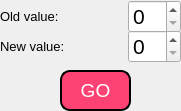
     <widget class="QWidget" name="page_2">
      <property name="geometry">
       <rect>
        <x>0</x>
        <y>0</y>
        <width>181</width>
        <height>111</height>
       </rect>
      </property>
      <attribute name="label">
       <string>By Value</string>
      </attribute>
      <widget class="QWidget" name="layoutWidget">
       <property name="geometry">
        <rect>
         <x>0</x>
         <y>0</y>
         <width>181</width>
         <height>33</height>
        </rect>
       </property>
       <layout class="QHBoxLayout" name="horizontalLayout">
        <item>
         <widget class="QLabel" name="old_value_replace">
          <property name="font">
           <font>
            <family>MS Shell Dlg 2</family>
            <pointsize>10</pointsize>
            <weight>50</weight>
            <italic>false</italic>
            <bold>false</bold>
           </font>
          </property>
          <property name="text">
           <string>Old value:</string>
          </property>
         </widget>
        </item>
        <item>
         <spacer name="horizontalSpacer">
          <property name="orientation">
           <enum>Qt::Horizontal</enum>
          </property>
          <property name="sizeHint" stdset="0">
           <size>
            <width>40</width>
            <height>20</height>
           </size>
          </property>
         </spacer>
        </item>
        <item>
         <widget class="QSpinBox" name="spinBox_replace_byvalue_1">
          <property name="font">
           <font>
            <family>MS Shell Dlg 2</family>
            <pointsize>16</pointsize>
            <weight>50</weight>
            <italic>false</italic>
            <bold>false</bold>
           </font>
          </property>
          <property name="styleSheet">
           <string notr="true">font: 16pt &quot;MS Shell Dlg 2&quot;;</string>
          </property>
         </widget>
        </item>
       </layout>
      </widget>
      <widget class="QWidget" name="layoutWidget">
       <property name="geometry">
        <rect>
         <x>0</x>
         <y>30</y>
         <width>181</width>
         <height>33</height>
        </rect>
       </property>
       <layout class="QHBoxLayout" name="horizontalLayout_8">
        <item>
         <widget class="QLabel" name="new_value_replace">
          <property name="font">
           <font>
            <family>MS Shell Dlg 2</family>
            <pointsize>10</pointsize>
            <weight>50</weight>
            <italic>false</italic>
            <bold>false</bold>
           </font>
          </property>
          <property name="text">
           <string>New value:</string>
          </property>
         </widget>
        </item>
        <item>
         <spacer name="horizontalSpacer_2">
          <property name="orientation">
           <enum>Qt::Horizontal</enum>
          </property>
          <property name="sizeHint" stdset="0">
           <size>
            <width>40</width>
            <height>20</height>
           </size>
          </property>
         </spacer>
        </item>
        <item>
         <widget class="QSpinBox" name="spinBox_replace_byvalue_2">
          <property name="font">
           <font>
            <family>MS Shell Dlg 2</family>
            <pointsize>16</pointsize>
            <weight>50</weight>
            <italic>false</italic>
            <bold>false</bold>
           </font>
          </property>
          <property name="styleSheet">
           <string notr="true">font: 16pt &quot;MS Shell Dlg 2&quot;;</string>
          </property>
         </widget>
        </item>
       </layout>
      </widget>
      <widget class="QPushButton" name="go_byvalue_replace">
       <property name="geometry">
        <rect>
         <x>60</x>
         <y>70</y>
         <width>71</width>
         <height>41</height>
        </rect>
       </property>
       <property name="font">
        <font>
         <family>MS Shell Dlg 2</family>
         <pointsize>14</pointsize>
         <weight>50</weight>
         <italic>false</italic>
         <bold>false</bold>
        </font>
       </property>
       <property name="styleSheet">
        <string notr="true">font: 14pt &quot;MS Shell Dlg 2&quot;;
border-style: outset;
border-width: 2px;
background-color: rgb(255, 66, 116);
border-radius:10px;
color: rgb(255, 255, 255);
border-color:black ;
padding: 10px;
</string>
       </property>
       <property name="text">
        <string>GO</string>
       </property>
      </widget>
     </widget>
